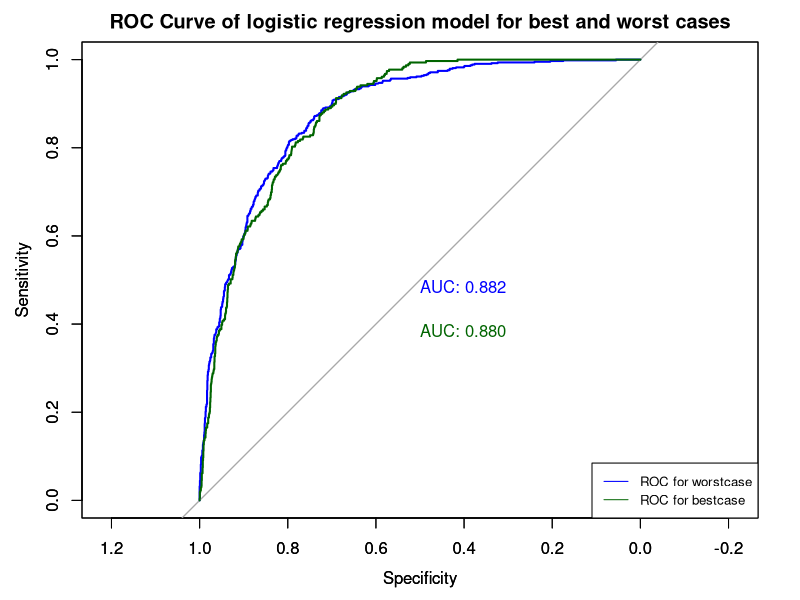

The R source for this figure: (Note: a time limit stopped this script after it produced the figure.)
## ---- chunk 1
knitr::opts_chunk$set(echo = TRUE)
## ---- chunk 2
library('dplyr')
library('MASS')
library('caret')
library('pROC')
## ---- chunk 3
churn <- read.csv('Telco_customer_churn_cleaned.csv')

#Eliminated Total.Charges, Churn Label, Churn Score, and CLTV as we are not using it 
colnames(churn)[15] <- "Tenure"
colnames(churn)[31] <- "Churn_val"
churn <- churn[ -c(29, 30, 32, 33) ]
## ---- chunk 4
# Create the best case (not churned) and worst case (churned group)

# Case we do not know if customers will churn or not since they have not churned yet and 
unknown_churn <- filter(churn, churn$Tenure < 12 & churn$Churn_val== 0) 
unknown_churn_best <- unknown_churn
unknown_churn_worst <- unknown_churn

# Known Case 1) churned before 12 month 2) churned after 12 month 3) not churned after 12 month
known_churn <- churn %>%
      filter(! CustomerID %in% unknown_churn$CustomerID) #5973

# Created best and worst case column
unknown_churn_best[ , 'churn_12month'] = 0
unknown_churn_worst[ , 'churn_12month'] = 1
known_churn[ , 'churn_12month'] = known_churn$Churn_val

# Bind known and unknown case
best_case <- rbind(known_churn, unknown_churn_best)
worst_case <- rbind(known_churn, unknown_churn_worst)

# Change churned after 12 month as not churned since a customer hasn't churned yet at 12 month time point
best_case$churn_12month[best_case$Tenure > 12 & best_case$Churn_val == 1] <- 0
worst_case$churn_12month[worst_case$Tenure > 12 & worst_case$Churn_val == 1] <- 0

# eliminate churn_val and tenure since we substitute them with 12 month churn_val using two cases and used tenure for it
## ---- chunk 5
best_case <- best_case[-c(15, 29)]
worst_case <- worst_case[-c(15, 29)]
## ---- chunk 6
# divide customer into churned and not churned group
churned_best <- best_case[best_case$churn_12month == 1,]
not_churned_best <- best_case[best_case$churn_12month == 0,]

# Confidence interval for monthly based on churned_12 month or not
t.test(churned_best$Monthly.Charges)$conf
t.test(not_churned_best$Monthly.Charges)$conf
## ---- chunk 7
# divide customer into churned and not churned group
churned_worst <- worst_case[worst_case$churn_12month == 1,]
not_churned_worst <- worst_case[worst_case$churn_12month == 0,]

# Confidence interval for monthly based on churned_12 month or not
t.test(churned_worst$Monthly.Charges)$conf
t.test(not_churned_worst$Monthly.Charges)$conf
## ---- chunk 8
print('best case')
# Best Case
phone_service <- table(best_case$churn_12month, best_case$Phone.Service)
phone_service
multi_lines <- table(best_case$churn_12month, best_case$Multiple.Lines)
multi_lines
internet_service <- table(best_case$churn_12month, best_case$Internet.Service)
internet_service
online_security <- table(best_case$churn_12month, best_case$Online.Security)
online_security
online_backup <- table(best_case$churn_12month, best_case$Online.Backup)
online_backup
device_protect <- table(best_case$churn_12month, best_case$Device.Protection)
device_protect
tech_support <- table(best_case$churn_12month, best_case$Tech.Support)
tech_support
payment <- table(best_case$churn_12month, best_case$Payment.Method)
payment
paperless <- table(best_case$churn_12month, best_case$Paperless.Billing)
paperless
contract <- table(best_case$churn_12month, best_case$Contract)
contract

print('worst case')
# Worst Case
phone_service <- table(worst_case$churn_12month, worst_case$Phone.Service)
phone_service
multi_lines <- table(worst_case$churn_12month, worst_case$Multiple.Lines)
multi_lines
internet_service <- table(worst_case$churn_12month, worst_case$Internet.Service)
internet_service
online_security <- table(worst_case$churn_12month, worst_case$Online.Security)
online_security
online_backup <- table(worst_case$churn_12month, worst_case$Online.Backup)
online_backup
device_protect <- table(worst_case$churn_12month, worst_case$Device.Protection)
device_protect
tech_support <- table(worst_case$churn_12month, worst_case$Tech.Support)
tech_support
payment <- table(worst_case$churn_12month, worst_case$Payment.Method)
payment
paperless <- table(worst_case$churn_12month, worst_case$Paperless.Billing)
paperless
contract <- table(worst_case$churn_12month, worst_case$Contract)
contract
## ---- chunk 9
# Chose 0.7 for convention
train.index <- createDataPartition(best_case$churn_12month, p = .7, list = FALSE)
train_best <- best_case[ train.index,]
test_best  <- best_case[-train.index,]

train.index <- createDataPartition(worst_case$churn_12month, p = .7, list = FALSE)
train_worst <- worst_case[ train.index,]
test_worst  <- worst_case[-train.index,]
## ---- chunk 10
# model with every possible variable (Total 17, 1 continuous and others categorical)
model_best_case <- glm(I(churn_12month) ~ Gender + Senior.Citizen + Partner + Dependents + Phone.Service + Multiple.Lines + Internet.Service + Online.Security + Online.Backup + Device.Protection + Tech.Support + Streaming.TV +Streaming.Movies + Contract + Paperless.Billing + Payment.Method + Monthly.Charges, data = train_worst, family = "binomial")

model_worst_case <- glm(I(churn_12month) ~ Gender + Senior.Citizen + Partner + Dependents + Phone.Service + Multiple.Lines + Internet.Service + Online.Security + Online.Backup + Device.Protection + Tech.Support + Streaming.TV +Streaming.Movies + Contract + Paperless.Billing + Payment.Method + Monthly.Charges, data = train_worst, family = "binomial")
## ---- chunk 11
# Best model with best case data set
null <- glm(I(churn_12month) ~ 1,  data = train_best, family = "binomial")
step(null, scope = list(lower=null,upper=model_best_case),
     direction="both", criterion = "AIC", trace = FALSE)

#named as AIC but k = log(n) makes it calculate BIC 
step(null, scope = list(lower=null,upper=model_best_case),
     direction="both", criterion = "BIC", k = log(4931),trace = FALSE)
## ---- chunk 12
null <- glm(I(churn_12month) ~ 1,  data = train_worst, family = "binomial")
step(null, scope = list(lower=null,upper=model_worst_case),
     direction="both", criterion = "AIC", trace = FALSE)

#named as AIC but k = log(n) makes it calculate BIC 
step(null, scope = list(lower=null,upper=model_worst_case),
     direction="both", criterion = "BIC", k = log(4931),trace = FALSE)
## ---- chunk 13
# Final Models
AIC_best_case <- glm(I(churn_12month) ~ Contract + Online.Security + Partner + 
    Online.Backup + Payment.Method + Dependents + Multiple.Lines + 
    Tech.Support + Device.Protection + Internet.Service + Monthly.Charges + 
    Paperless.Billing + Gender, 
    data = train_best, family = "binomial")
summary(AIC_best_case)
## ---- chunk 14
AIC_worst_case <- glm(I(churn_12month) ~ Contract + Monthly.Charges + Payment.Method + 
    Multiple.Lines + Internet.Service + Partner + Online.Backup + 
    Online.Security + Senior.Citizen + Tech.Support + Device.Protection, data = train_worst, family = "binomial")
summary(AIC_worst_case)
## ---- chunk 15
suppressWarnings({logit_P_best = predict(AIC_best_case , newdata = test_best[-test_best$churn_12month] ,type = 'response')})
roc_plot_bestcase=roc(test_best$churn_12month, logit_P_best, level = c(0,1), direction = "<") #AUC score
auc_bestcase = auc(roc_plot_bestcase)
print(auc_bestcase)
## ---- chunk 16
logit_P_worst = predict(AIC_worst_case, newdata = test_worst[-test_worst$churn_12month] ,type = 'response' )
roc_plot_worstcase = roc(test_worst$churn_12month, logit_P_worst, level = c(0,1), direction = "<") #AUC score
auc_worstcase= auc(roc_plot_worstcase)
print(auc_worstcase)
## ---- chunk 17
plot(roc_plot_worstcase, print.auc= TRUE, type="l", col="blue" , main = "ROC Curve of logistic regression model for best and worst cases")
par(new=TRUE)
plot(roc_plot_bestcase, type="l", print.auc=TRUE, print.auc.y = .4,col="darkgreen" )
par(new=TRUE)
legend("bottomright", legend=c("ROC for worstcase", "ROC for bestcase"),
       col=c("blue", "darkgreen"), lty=1:1, cex=0.8)
## ---- chunk 18
set.seed(4444)  # for reproducibility

AUC_B <- c()
AUC_W <- c()
w <- nrow(test_worst)
b <- nrow(test_best)

for (i in 1:1000) {
test_best_B <- as.data.frame(test_best[sample(b, replace = T),])
suppressWarnings({logit_P_best = predict(AIC_best_case, newdata = test_best_B[-test_best_B$churn_12month], type = 'response')})
roc_bestcase= auc(roc(test_best_B$churn_12month, logit_P_best,level = c(0,1), direction = "<")) #AUC score
AUC_B[i] <- roc_bestcase
}

quantile(AUC_B, probs = c(0.025, 0.975))

for (i in 1:1000) {
test_worst_B <- as.data.frame(test_worst[sample(w, replace = T),])
logit_P_worst = predict(AIC_worst_case, newdata = test_worst_B[-test_worst_B$churn_12month], type = 'response')
roc_worstcase= auc(roc(test_worst_B$churn_12month, logit_P_worst,level = c(0,1), direction = "<")) #AUC score
AUC_W[i] <- roc_worstcase
}

quantile(AUC_W, probs = c(0.025, 0.975))
## ---- chunk 19
par( mfrow= c(1,2) )

hist(AUC_B, main = 'Bootstrap of AUC in best case', xlab = 'AUC')
abline(v = auc_bestcase, col= 'blue')
hist(AUC_W, main = 'Bootstrap of AUC in worst case', xlab= 'AUC')
abline(v=auc_worstcase, col = 'darkgreen')
## ---- chunk 20
set.seed(5315)
#data subset for testing
encoded_train <- read.csv('preprocessed_train_encoded_no_corr.csv')
encoded_test <-read.csv('preprocessed_test_encoded_no_corr.csv')
worst_case <-read.csv('worst_case_final.csv')

train.index <- createDataPartition(worst_case$churn_12month, p = .9, list = FALSE)
train_worst <- worst_case[ train.index,]
test_worst  <- worst_case[-train.index,]

encoded <- rbind(encoded_train, encoded_test)
encoded_subset <- encoded_train[,c(5,14,15, 16, 17)]
worst_subset <- train_worst[,c(15,16,30)]

## ---- chunk 21
worst_subset_model <- glm(churn_12month ~ ., data = worst_subset,family = "binomial")
encoded_subset_model <- glm(churn~ ., data = encoded_subset,family = "binomial")
summary(encoded_subset_model)
summary(worst_subset_model)

## ---- chunk 22
logit_P_W = predict(worst_subset_model, newdata = test_worst[-test_worst$churn_12month] ,type = 'response' )
roc_plot_worst = roc(test_worst$churn_12month, logit_P_W) #AUC score
auc(roc_plot_worst)

logit_P_E = predict(encoded_subset_model, newdata = encoded_test[-encoded_test$churn] ,type = 'response' )
roc_plot_encoded = roc(encoded_test$churn, logit_P_E) #AUC score
auc(roc_plot_encoded)
